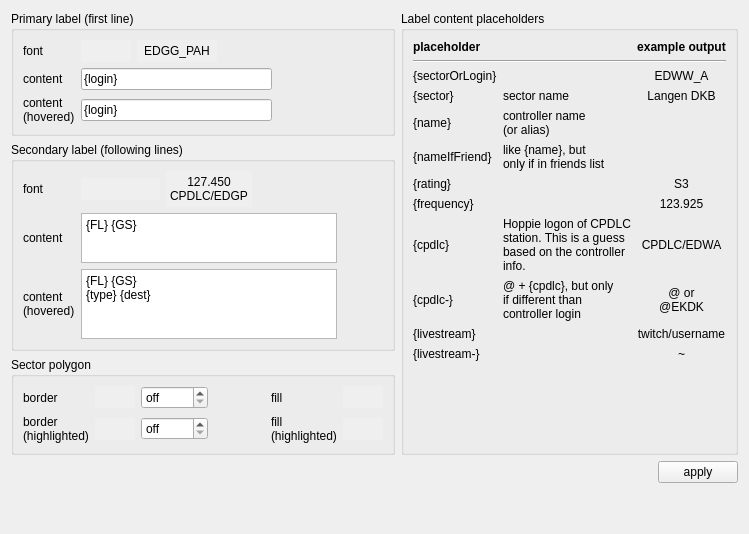
     <widget class="QWidget" name="tabSectors">
      <attribute name="title">
       <string>Sectors</string>
      </attribute>
      <layout class="QVBoxLayout" name="verticalLayout_16">
       <item>
        <layout class="QGridLayout" name="gridLayout_17">
         <item row="2" column="0">
          <widget class="QGroupBox" name="groupBox_17">
           <property name="title">
            <string>Secondary label (following lines)</string>
           </property>
           <layout class="QVBoxLayout" name="verticalLayout_25">
            <item>
             <layout class="QGridLayout" name="gridLayout_29">
              <item row="1" column="4">
               <spacer name="horizontalSpacer_31">
                <property name="orientation">
                 <enum>Qt::Horizontal</enum>
                </property>
                <property name="sizeHint" stdset="0">
                 <size>
                  <width>40</width>
                  <height>20</height>
                 </size>
                </property>
               </spacer>
              </item>
              <item row="1" column="0">
               <widget class="QLabel" name="label_129">
                <property name="text">
                 <string>content</string>
                </property>
               </widget>
              </item>
              <item row="0" column="2">
               <widget class="QPushButton" name="pbFirFontSecondary">
                <property name="autoFillBackground">
                 <bool>true</bool>
                </property>
                <property name="text">
                 <string>127.450
CPDLC/EDGP</string>
                </property>
                <property name="flat">
                 <bool>true</bool>
                </property>
               </widget>
              </item>
              <item row="1" column="1" colspan="3">
               <widget class="QPlainTextEdit" name="plainTextEditFirSecondaryContent">
                <property name="maximumSize">
                 <size>
                  <width>16777215</width>
                  <height>50</height>
                 </size>
                </property>
                <property name="sizeAdjustPolicy">
                 <enum>QAbstractScrollArea::AdjustIgnored</enum>
                </property>
                <property name="lineWrapMode">
                 <enum>QPlainTextEdit::NoWrap</enum>
                </property>
                <property name="plainText">
                 <string>{FL} {GS}</string>
                </property>
               </widget>
              </item>
              <item row="0" column="3" colspan="2">
               <spacer name="horizontalSpacer_32">
                <property name="orientation">
                 <enum>Qt::Horizontal</enum>
                </property>
                <property name="sizeHint" stdset="0">
                 <size>
                  <width>40</width>
                  <height>20</height>
                 </size>
                </property>
               </spacer>
              </item>
              <item row="0" column="1">
               <widget class="QPushButton" name="pbFirFontSecondaryColor">
                <property name="autoFillBackground">
                 <bool>true</bool>
                </property>
                <property name="flat">
                 <bool>true</bool>
                </property>
               </widget>
              </item>
              <item row="0" column="0">
               <widget class="QLabel" name="label_130">
                <property name="text">
                 <string>font</string>
                </property>
                <property name="buddy">
                 <cstring>pbPilotFontColor</cstring>
                </property>
               </widget>
              </item>
              <item row="2" column="0">
               <widget class="QLabel" name="label_132">
                <property name="text">
                 <string>content
(hovered)</string>
                </property>
               </widget>
              </item>
              <item row="2" column="1" colspan="3">
               <widget class="QPlainTextEdit" name="plainTextEditFirSecondaryContentHovered">
                <property name="maximumSize">
                 <size>
                  <width>16777215</width>
                  <height>70</height>
                 </size>
                </property>
                <property name="lineWrapMode">
                 <enum>QPlainTextEdit::NoWrap</enum>
                </property>
                <property name="plainText">
                 <string>{FL} {GS}
{type} {dest}</string>
                </property>
               </widget>
              </item>
             </layout>
            </item>
           </layout>
          </widget>
         </item>
         <item row="1" column="0">
          <widget class="QGroupBox" name="groupBox_12">
           <property name="title">
            <string>Primary label (first line)</string>
           </property>
           <layout class="QVBoxLayout" name="verticalLayout_23">
            <item>
             <layout class="QGridLayout" name="gridLayout_28">
              <item row="0" column="3" colspan="3">
               <spacer name="horizontalSpacer_29">
                <property name="orientation">
                 <enum>Qt::Horizontal</enum>
                </property>
                <property name="sizeHint" stdset="0">
                 <size>
                  <width>40</width>
                  <height>20</height>
                 </size>
                </property>
               </spacer>
              </item>
              <item row="0" column="0">
               <widget class="QLabel" name="label_126">
                <property name="text">
                 <string>font</string>
                </property>
                <property name="buddy">
                 <cstring>pbPilotFontColor</cstring>
                </property>
               </widget>
              </item>
              <item row="0" column="1">
               <widget class="QPushButton" name="pbFirFontColor">
                <property name="autoFillBackground">
                 <bool>true</bool>
                </property>
                <property name="flat">
                 <bool>true</bool>
                </property>
               </widget>
              </item>
              <item row="1" column="4" colspan="2">
               <spacer name="horizontalSpacer_30">
                <property name="orientation">
                 <enum>Qt::Horizontal</enum>
                </property>
                <property name="sizeHint" stdset="0">
                 <size>
                  <width>40</width>
                  <height>20</height>
                 </size>
                </property>
               </spacer>
              </item>
              <item row="1" column="1" colspan="3">
               <widget class="QLineEdit" name="lineEditFirPrimaryContent">
                <property name="text">
                 <string>{login}</string>
                </property>
               </widget>
              </item>
              <item row="0" column="2">
               <widget class="QPushButton" name="pbFirFont">
                <property name="autoFillBackground">
                 <bool>true</bool>
                </property>
                <property name="text">
                 <string>EDGG_PAH</string>
                </property>
                <property name="flat">
                 <bool>true</bool>
                </property>
               </widget>
              </item>
              <item row="1" column="0">
               <widget class="QLabel" name="label_127">
                <property name="text">
                 <string>content</string>
                </property>
               </widget>
              </item>
              <item row="2" column="0">
               <widget class="QLabel" name="label_128">
                <property name="text">
                 <string>content
(hovered)</string>
                </property>
               </widget>
              </item>
              <item row="2" column="1" colspan="3">
               <widget class="QLineEdit" name="lineEditFirPrimaryContentHovered">
                <property name="text">
                 <string>{login}</string>
                </property>
               </widget>
              </item>
             </layout>
            </item>
           </layout>
          </widget>
         </item>
         <item row="3" column="0">
          <widget class="QGroupBox" name="groupBox_3">
           <property name="title">
            <string>Sector polygon</string>
           </property>
           <layout class="QGridLayout" name="gridLayout_30">
            <item row="1" column="5">
             <widget class="QPushButton" name="pbFirHighlightedFillColor">
              <property name="toolTip">
               <string>set color-alpha to 0 to deactivate.</string>
              </property>
              <property name="autoFillBackground">
               <bool>true</bool>
              </property>
              <property name="flat">
               <bool>true</bool>
              </property>
             </widget>
            </item>
            <item row="1" column="1">
             <widget class="QPushButton" name="pbFirHighlightedBorderLineColor">
              <property name="autoFillBackground">
               <bool>true</bool>
              </property>
              <property name="flat">
               <bool>true</bool>
              </property>
             </widget>
            </item>
            <item row="0" column="4">
             <widget class="QLabel" name="label_16">
              <property name="text">
               <string>fill</string>
              </property>
              <property name="buddy">
               <cstring>pbFirFillColor</cstring>
              </property>
             </widget>
            </item>
            <item row="0" column="3">
             <spacer name="horizontalSpacer_6">
              <property name="orientation">
               <enum>Qt::Horizontal</enum>
              </property>
              <property name="sizeHint" stdset="0">
               <size>
                <width>40</width>
                <height>20</height>
               </size>
              </property>
             </spacer>
            </item>
            <item row="1" column="4">
             <widget class="QLabel" name="label_45">
              <property name="text">
               <string>fill 
(highlighted)</string>
              </property>
              <property name="buddy">
               <cstring>pbFirFillColor</cstring>
              </property>
             </widget>
            </item>
            <item row="0" column="0">
             <widget class="QLabel" name="label_14">
              <property name="text">
               <string>border</string>
              </property>
              <property name="buddy">
               <cstring>pbFirBorderLineColor</cstring>
              </property>
             </widget>
            </item>
            <item row="0" column="2">
             <widget class="QDoubleSpinBox" name="sbFirBorderLineStrength">
              <property name="toolTip">
               <string>set to 0 to deactivate.</string>
              </property>
              <property name="specialValueText">
               <string>off</string>
              </property>
              <property name="suffix">
               <string> px</string>
              </property>
              <property name="decimals">
               <number>1</number>
              </property>
              <property name="minimum">
               <double>0.000000000000000</double>
              </property>
              <property name="maximum">
               <double>10.000000000000000</double>
              </property>
              <property name="singleStep">
               <double>0.100000000000000</double>
              </property>
              <property name="value">
               <double>0.000000000000000</double>
              </property>
             </widget>
            </item>
            <item row="1" column="0">
             <widget class="QLabel" name="label_44">
              <property name="text">
               <string>border 
(highlighted)</string>
              </property>
              <property name="buddy">
               <cstring>pbFirBorderLineColor</cstring>
              </property>
             </widget>
            </item>
            <item row="0" column="1">
             <widget class="QPushButton" name="pbFirBorderLineColor">
              <property name="autoFillBackground">
               <bool>true</bool>
              </property>
              <property name="flat">
               <bool>true</bool>
              </property>
             </widget>
            </item>
            <item row="1" column="2">
             <widget class="QDoubleSpinBox" name="sbFirHighlightedBorderLineStrength">
              <property name="toolTip">
               <string>set to 0 to deactivate.</string>
              </property>
              <property name="specialValueText">
               <string>off</string>
              </property>
              <property name="suffix">
               <string> px</string>
              </property>
              <property name="decimals">
               <number>1</number>
              </property>
              <property name="minimum">
               <double>0.000000000000000</double>
              </property>
              <property name="maximum">
               <double>10.000000000000000</double>
              </property>
              <property name="singleStep">
               <double>0.100000000000000</double>
              </property>
              <property name="value">
               <double>0.000000000000000</double>
              </property>
             </widget>
            </item>
            <item row="0" column="5">
             <widget class="QPushButton" name="pbFirFillColor">
              <property name="toolTip">
               <string>set color-alpha to 0 to deactivate.</string>
              </property>
              <property name="autoFillBackground">
               <bool>true</bool>
              </property>
              <property name="flat">
               <bool>true</bool>
              </property>
             </widget>
            </item>
           </layout>
          </widget>
         </item>
         <item row="1" column="1" rowspan="3">
          <widget class="QGroupBox" name="groupBox_14">
           <property name="title">
            <string>Label content placeholders</string>
           </property>
           <layout class="QVBoxLayout" name="verticalLayout_24">
            <item>
             <widget class="QWidget" name="widget_11" native="true">
              <layout class="QGridLayout" name="gridLayout_23">
               <property name="leftMargin">
                <number>0</number>
               </property>
               <property name="topMargin">
                <number>0</number>
               </property>
               <property name="rightMargin">
                <number>0</number>
               </property>
               <property name="bottomMargin">
                <number>0</number>
               </property>
               <item row="9" column="0">
                <widget class="QLabel" name="label_172">
                 <property name="text">
                  <string>{cpdlc-}</string>
                 </property>
                 <property name="textInteractionFlags">
                  <set>Qt::LinksAccessibleByMouse|Qt::TextSelectableByKeyboard|Qt::TextSelectableByMouse</set>
                 </property>
                </widget>
               </item>
               <item row="3" column="2">
                <widget class="QLabel" name="label_148">
                 <property name="text">
                  <string>&lt;html&gt;&lt;head/&gt;&lt;body&gt;&lt;p align=&quot;center&quot;&gt;Langen DKB&lt;/p&gt;&lt;/body&gt;&lt;/html&gt;</string>
                 </property>
                </widget>
               </item>
               <item row="4" column="0">
                <widget class="QLabel" name="label_147">
                 <property name="text">
                  <string>{name}</string>
                 </property>
                 <property name="textInteractionFlags">
                  <set>Qt::LinksAccessibleByMouse|Qt::TextSelectableByKeyboard|Qt::TextSelectableByMouse</set>
                 </property>
                </widget>
               </item>
               <item row="8" column="0">
                <widget class="QLabel" name="label_131">
                 <property name="text">
                  <string>{cpdlc}</string>
                 </property>
                 <property name="textInteractionFlags">
                  <set>Qt::LinksAccessibleByMouse|Qt::TextSelectableByKeyboard|Qt::TextSelectableByMouse</set>
                 </property>
                </widget>
               </item>
               <item row="6" column="0">
                <widget class="QLabel" name="label_141">
                 <property name="text">
                  <string>{rating}</string>
                 </property>
                 <property name="textInteractionFlags">
                  <set>Qt::LinksAccessibleByMouse|Qt::TextSelectableByKeyboard|Qt::TextSelectableByMouse</set>
                 </property>
                </widget>
               </item>
               <item row="9" column="1">
                <widget class="QLabel" name="label_173">
                 <property name="text">
                  <string>@ + {cpdlc}, but only
if different than
controller login</string>
                 </property>
                </widget>
               </item>
               <item row="10" column="0">
                <widget class="QLabel" name="label_157">
                 <property name="text">
                  <string>{livestream}</string>
                 </property>
                 <property name="textInteractionFlags">
                  <set>Qt::LinksAccessibleByMouse|Qt::TextSelectableByKeyboard|Qt::TextSelectableByMouse</set>
                 </property>
                </widget>
               </item>
               <item row="8" column="2">
                <widget class="QLabel" name="label_138">
                 <property name="text">
                  <string>&lt;html&gt;&lt;head/&gt;&lt;body&gt;&lt;p align=&quot;center&quot;&gt;CPDLC/EDWA&lt;/p&gt;&lt;/body&gt;&lt;/html&gt;</string>
                 </property>
                </widget>
               </item>
               <item row="4" column="1">
                <widget class="QLabel" name="label_149">
                 <property name="text">
                  <string>controller name 
(or alias)</string>
                 </property>
                </widget>
               </item>
               <item row="5" column="1">
                <widget class="QLabel" name="label_146">
                 <property name="text">
                  <string>like {name}, but 
only if in friends list</string>
                 </property>
                </widget>
               </item>
               <item row="8" column="1">
                <widget class="QLabel" name="label_144">
                 <property name="text">
                  <string>Hoppie logon of CPDLC
station. This is a guess
based on the controller 
info.</string>
                 </property>
                </widget>
               </item>
               <item row="2" column="2">
                <widget class="QLabel" name="label_140">
                 <property name="text">
                  <string>&lt;html&gt;&lt;head/&gt;&lt;body&gt;&lt;p align=&quot;center&quot;&gt;EDWW_A&lt;/p&gt;&lt;/body&gt;&lt;/html&gt;</string>
                 </property>
                </widget>
               </item>
               <item row="12" column="1">
                <spacer name="verticalSpacer_8">
                 <property name="orientation">
                  <enum>Qt::Vertical</enum>
                 </property>
                 <property name="sizeHint" stdset="0">
                  <size>
                   <width>20</width>
                   <height>40</height>
                  </size>
                 </property>
                </spacer>
               </item>
               <item row="3" column="1">
                <widget class="QLabel" name="label_151">
                 <property name="text">
                  <string>sector name</string>
                 </property>
                </widget>
               </item>
               <item row="7" column="2">
                <widget class="QLabel" name="label_139">
                 <property name="text">
                  <string>&lt;html&gt;&lt;head/&gt;&lt;body&gt;&lt;p align=&quot;center&quot;&gt;123.925&lt;/p&gt;&lt;/body&gt;&lt;/html&gt;</string>
                 </property>
                </widget>
               </item>
               <item row="9" column="2">
                <widget class="QLabel" name="label_174">
                 <property name="text">
                  <string>&lt;html&gt;&lt;head/&gt;&lt;body&gt;&lt;p align=&quot;center&quot;&gt;@ or&lt;br/&gt;@EKDK&lt;/p&gt;&lt;/body&gt;&lt;/html&gt;</string>
                 </property>
                </widget>
               </item>
               <item row="3" column="0">
                <widget class="QLabel" name="label_86">
                 <property name="text">
                  <string>{sector}</string>
                 </property>
                 <property name="textInteractionFlags">
                  <set>Qt::LinksAccessibleByMouse|Qt::TextSelectableByKeyboard|Qt::TextSelectableByMouse</set>
                 </property>
                </widget>
               </item>
               <item row="0" column="2">
                <widget class="QLabel" name="label_124">
                 <property name="font">
                  <font>
                   <bold>true</bold>
                  </font>
                 </property>
                 <property name="text">
                  <string>&lt;html&gt;&lt;head/&gt;&lt;body&gt;&lt;p align=&quot;center&quot;&gt;example output&lt;/p&gt;&lt;/body&gt;&lt;/html&gt;</string>
                 </property>
                </widget>
               </item>
               <item row="0" column="0">
                <widget class="QLabel" name="label_123">
                 <property name="font">
                  <font>
                   <bold>true</bold>
                  </font>
                 </property>
                 <property name="text">
                  <string>placeholder</string>
                 </property>
                </widget>
               </item>
               <item row="5" column="0">
                <widget class="QLabel" name="label_143">
                 <property name="text">
                  <string>{nameIfFriend}</string>
                 </property>
                 <property name="textInteractionFlags">
                  <set>Qt::LinksAccessibleByMouse|Qt::TextSelectableByKeyboard|Qt::TextSelectableByMouse</set>
                 </property>
                </widget>
               </item>
               <item row="7" column="0">
                <widget class="QLabel" name="label_145">
                 <property name="text">
                  <string>{frequency}</string>
                 </property>
                 <property name="textInteractionFlags">
                  <set>Qt::LinksAccessibleByMouse|Qt::TextSelectableByKeyboard|Qt::TextSelectableByMouse</set>
                 </property>
                </widget>
               </item>
               <item row="2" column="0">
                <widget class="QLabel" name="label_125">
                 <property name="text">
                  <string>{sectorOrLogin}</string>
                 </property>
                 <property name="textInteractionFlags">
                  <set>Qt::LinksAccessibleByMouse|Qt::TextSelectableByKeyboard|Qt::TextSelectableByMouse</set>
                 </property>
                </widget>
               </item>
               <item row="6" column="2">
                <widget class="QLabel" name="label_142">
                 <property name="text">
                  <string>&lt;html&gt;&lt;head/&gt;&lt;body&gt;&lt;p align=&quot;center&quot;&gt;S3&lt;/p&gt;&lt;/body&gt;&lt;/html&gt;</string>
                 </property>
                </widget>
               </item>
               <item row="1" column="0" colspan="3">
                <widget class="Line" name="line_6">
                 <property name="orientation">
                  <enum>Qt::Horizontal</enum>
                 </property>
                </widget>
               </item>
               <item row="10" column="2">
                <widget class="QLabel" name="label_159">
                 <property name="text">
                  <string>&lt;html&gt;&lt;head/&gt;&lt;body&gt;&lt;p align=&quot;center&quot;&gt;twitch/username&lt;/p&gt;&lt;/body&gt;&lt;/html&gt;</string>
                 </property>
                </widget>
               </item>
               <item row="11" column="0">
                <widget class="QLabel" name="label_180">
                 <property name="text">
                  <string>{livestream-}</string>
                 </property>
                </widget>
               </item>
               <item row="11" column="2">
                <widget class="QLabel" name="label_181">
                 <property name="text">
                  <string>&lt;html&gt;&lt;head/&gt;&lt;body&gt;&lt;p align=&quot;center&quot;&gt;~&lt;/p&gt;&lt;/body&gt;&lt;/html&gt;</string>
                 </property>
                </widget>
               </item>
              </layout>
             </widget>
            </item>
           </layout>
          </widget>
         </item>
        </layout>
       </item>
       <item>
        <layout class="QHBoxLayout" name="horizontalLayout_4">
         <item>
          <spacer name="horizontalSpacer_38">
           <property name="orientation">
            <enum>Qt::Horizontal</enum>
           </property>
           <property name="sizeHint" stdset="0">
            <size>
             <width>40</width>
             <height>20</height>
            </size>
           </property>
          </spacer>
         </item>
         <item>
          <widget class="QPushButton" name="pbFirApply">
           <property name="toolTip">
            <string>To see the effect, all pilots lists are re-calculated.</string>
           </property>
           <property name="text">
            <string>apply</string>
           </property>
          </widget>
         </item>
        </layout>
       </item>
       <item>
        <spacer name="verticalSpacer_4">
         <property name="orientation">
          <enum>Qt::Vertical</enum>
         </property>
         <property name="sizeHint" stdset="0">
          <size>
           <width>20</width>
           <height>40</height>
          </size>
         </property>
        </spacer>
       </item>
      </layout>
     </widget>
